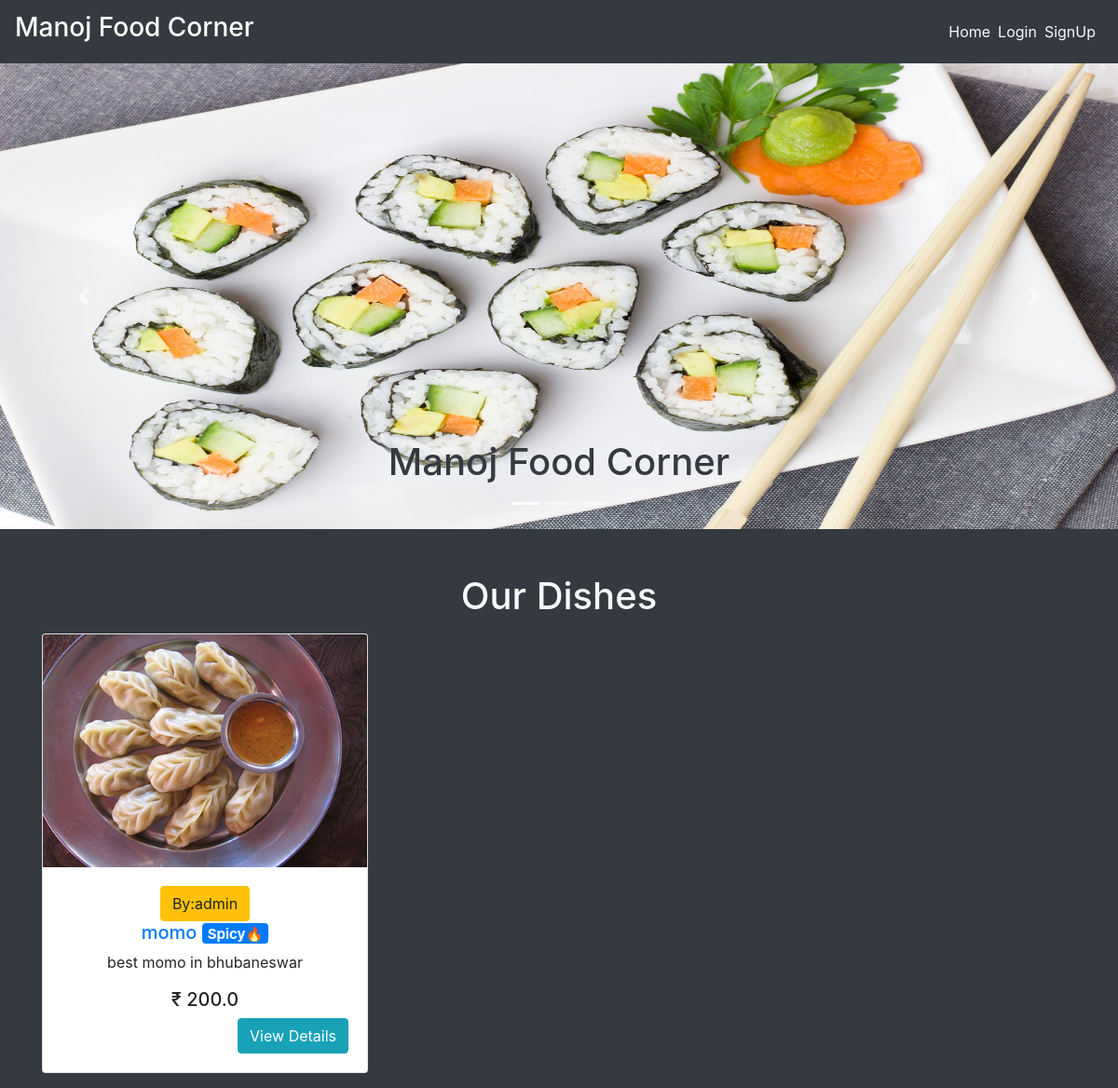
The page / on the database its author committed.
### main/models.py (models this page shows, shortened)
class Item(models.Model):
    LABELS = (
        ('BestSeller', 'BestSeller'),
        ('New', 'New'),
        ('Spicy🔥', 'Spicy🔥'),
    )
    LABEL_COLOUR = (
        ('danger', 'danger'),
        ('success', 'success'),
        ('primary', 'primary'),
        ('info', 'info')
    )
    title = models.CharField(max_length=150)
    description = models.CharField(max_length=250,blank=True)
    price = models.FloatField()
    pieces = models.IntegerField(default=6)
    instructions = models.CharField(max_length=250,default="Jain Option Available")
    image = models.ImageField(default='default.png', upload_to='images/')
    labels = models.CharField(max_length=25, choices=LABELS, blank=True)
    label_colour = models.CharField(max_length=15, choices=LABEL_COLOUR, blank=True)
    slug = models.SlugField(default="sushi_name")
    created_by = models.ForeignKey(User, on_delete=models.CASCADE)

### main/views.py (the view)
# urls.py: path('', MenuListView.as_view(), name='home'),
class MenuListView(ListView):
    model = Item
    template_name = 'main/home.html'
    context_object_name = 'menu_items'

### main/templates/main/home.html (shortened to what this page needs)
{% extends "main/layout.html" %}
{% block content %}
  <div class="home bg-dark">
    <div id="carouselExampleCaptions" class="carousel slide mb-5" data-ride="carousel" style="height: 500px;">
        <ol class="carousel-indicators">
          <li data-target="#carouselExampleCaptions" data-slide-to="0" class="active"></li>
          <li data-target="#carouselExampleCaptions" data-slide-to="1"></li>
          <li data-target="#carouselExampleCaptions" data-slide-to="2"></li>
        </ol>
        <div class="carousel-inner">
          <div class="carousel-item active">
            <img src="../media/sushi.jpg" class="d-block w-100" alt="sushi1" height="500px">
            <div class="carousel-caption d-none d-md-block text-dark">
              <h1>Manoj Food Corner</h1>
            </div>
          </div>
        </div>
        <a class="carousel-control-prev" href="#carouselExampleCaptions" role="button" data-slide="prev">
          <span class="carousel-control-prev-icon" aria-hidden="true"></span>
        </a>
        <a class="carousel-control-next" href="#carouselExampleCaptions" role="button" data-slide="next">
          <span class="carousel-control-next-icon" aria-hidden="true"></span>
        </a>
    </div>
    <div class="container">
      <h1 class="text-center text-light mb-3">Our Dishes</h1>
      <div class="row">
        {% for item in menu_items %}
            <div class="col-sm-4">
                <div class="card mb-3" style="height: fit-content; overflow: auto;">
                  <img src="{{ item.image.url }}" style="height: 250px;">
                    <div class="card-body text-center">
                      <button class="btn btn-warning">By:{{ item.created_by }}</button>
                      <h5 class="text-center"><a href="{% url 'main:dishes' item.slug %}">{{ item.title }} </a><span class="badge badge-{{ item.label_colour }}">{{ item.labels }}</span></h5>
                      <p class="text-center">{{ item.description }}</p>
                      <h5 class="text-center">₹ {{ item.price }}</h5>
                      <a href="{% url 'main:dishes' item.slug %}" class="btn btn-info float-right">View Details</a>
                    </div>
                </div>
            </div>
        {% endfor %}
      </div>
    </div>
  </div>
{% endblock content %}

### main/templates/main/layout.html (shortened to what this page needs)
{% load get_group %}
{% load static %}
<!DOCTYPE html>
<html lang="en">
<head>
    <link rel="stylesheet" href="https://maxcdn.bootstrapcdn.com/bootstrap/4.0.0/css/bootstrap.min.css">
    <link rel="stylesheet" type="text/css" href="{% static 'main/styles.css' %}">
</head>
<body>
    <nav class="navbar navbar-expand-lg navbar-dark bg-dark">
        <a class="navbar-brand" href="/"><h3>Manoj Food Corner</h3></a>
        <div class="collapse navbar-collapse" id="navbarNav">
            <ul class="navbar-nav ml-auto">
                    <li><a href="{% url 'main:home' %}" class="mr-2 text-light">Home</a></li>
                {% if user.is_authenticated %}
                    {% if request.user|has_group:"admin_owner" %}
                        <li><a href="{% url 'main:admin_dashboard' %}" class="mr-2 text-light">DashBoard</a></li>
                        <li>
                            <form class="logout-link" action="{% url 'accounts:logout' %}" method="post">
                                {% csrf_token %}
                                <button type="submit" class="mr-2">Logout</button>
                            </form>
                        </li>
                    {% else %}
                        <li><a href="{% url 'main:cart' %}" class="mr-2 text-light">My Cart🛒</a></li>
                        <li><a href="{% url 'main:order_details' %}" class="mr-2 text-light">Your Orders</a></li>
                        <li>
                            <form class="logout-link" action="{% url 'accounts:logout' %}" method="post">
                                {% csrf_token %}
                                <button type="submit" class="mr-2">Logout</button>
                            </form>
                        </li>
                    {% endif %}
                {% else %}
                    <li><a href="{% url 'accounts:login' %}" class="mr-2 text-light">Login</a></li>
                    <li><a href="{% url 'accounts:signup' %}" class="mr-2 text-light">SignUp</a></li>
                {% endif %}
            </ul>
        </div>
    </nav>
    <main role="main">
        {% block content %}{% endblock %}
    </main>

### rows shown on the page
Item: image (picture), created_by "admin", title "momo", labels "Spicy🔥", description "best momo in bhubaneswar", price "200.0"
